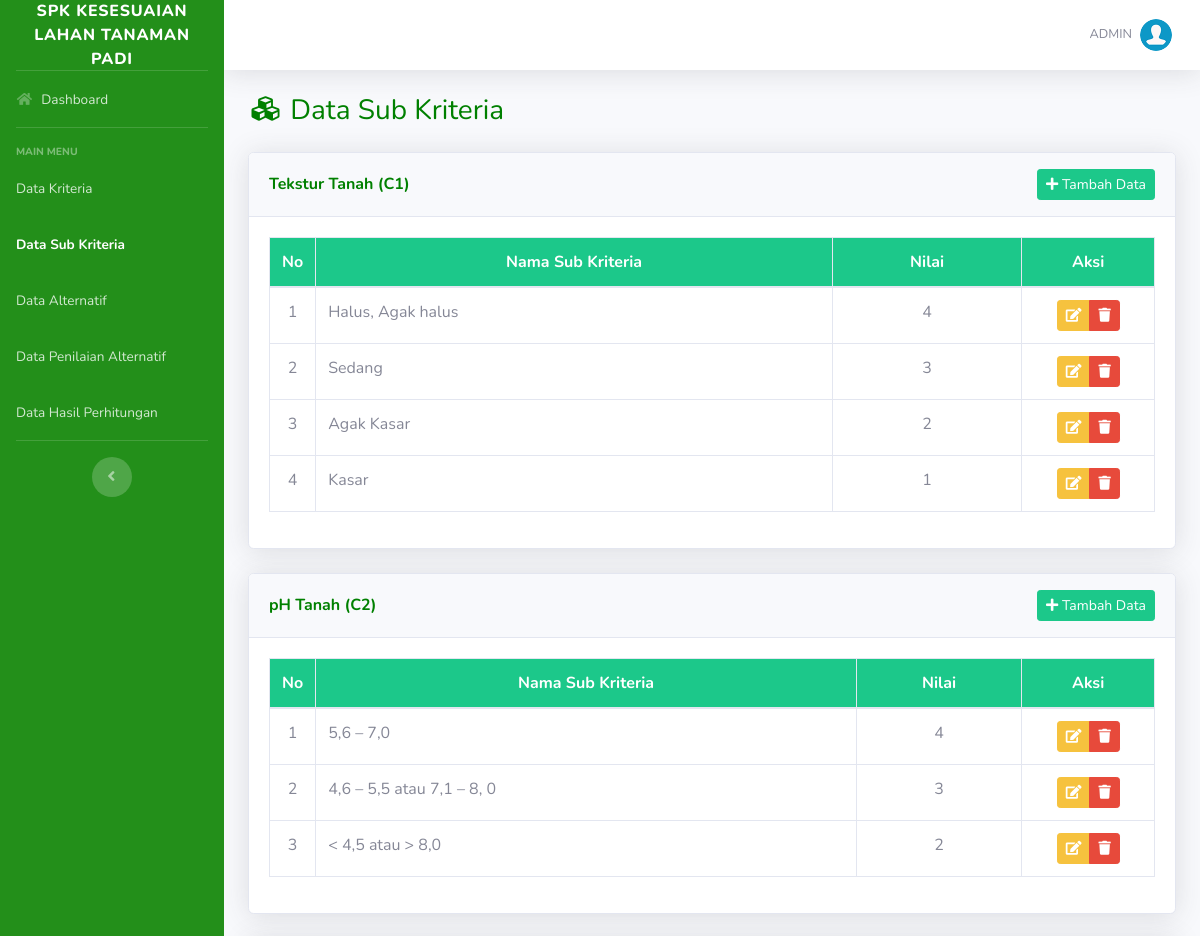
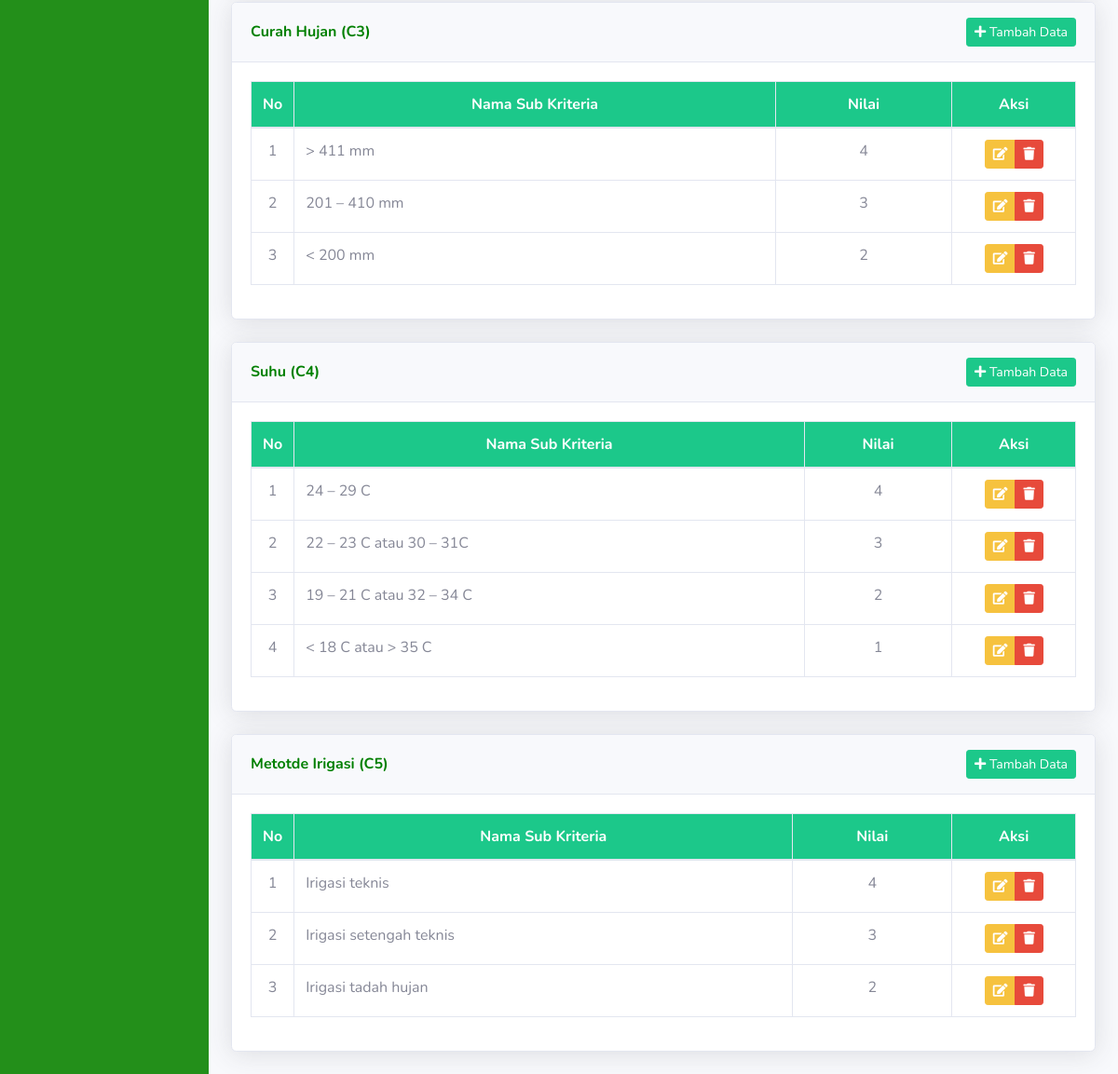
Page /list-sub-kriteria.php (signed in) on the committed database (2 pictures, top to bottom).
### tables this page shows
CREATE TABLE `kriteria` (
  `id_kriteria` int(11) NOT NULL,
  `kode_kriteria` varchar(10) NOT NULL,
  `nama` varchar(50) NOT NULL,
  `type` enum('Benefit','Cost') NOT NULL,
  `bobot` varchar(50) DEFAULT NULL,
  `ada_pilihan` tinyint(1) DEFAULT NULL
);

CREATE TABLE `sub_kriteria` (
  `id_sub_kriteria` int(11) NOT NULL,
  `id_kriteria` int(11) NOT NULL,
  `nama` varchar(50) NOT NULL,
  `nilai` varchar(50) NOT NULL
);

### list-sub-kriteria.php (the view, shortened to what this page needs)
<?php
require_once('includes/init.php');
require_once('template/header.php');
?>
<div class="d-sm-flex align-items-center justify-content-between mb-4">
    <h1 class="h3 mb-0 green-icon"><i class="fas fa-fw fa-cubes"></i> Data Sub Kriteria</h1>
</div>
<?php
$query = mysqli_query($koneksi,"SELECT * FROM kriteria WHERE ada_pilihan='1' ORDER BY kode_kriteria ASC");
$cek = mysqli_num_rows($query);
if($cek <= 0) {
?>
<div class="card shadow mb-4">
    <div class="card-header py-3">
        <h6 class="m-0 font-weight-bold green-icon">Daftar Data Sub Kriteria</h6>
    </div>
    <div class="card-body">
		<div class="alert alert-info">
			Cara penilaian pada kriteria berjenis input langsung semua.
		</div>
	</div>
</div>
<?php
}else{
	while($data = mysqli_fetch_array($query)){
?>
<div class="card shadow mb-4">
    <div class="card-header py-3">
        <div class="d-sm-flex align-items-center justify-content-between">
			<h6 class="m-0 font-weight-bold green-icon"><?= $data['nama']." (".$data['kode_kriteria'].")" ?></h6>
			<a href="#tambah<?= $data['id_kriteria']; ?>" data-toggle="modal" class="btn btn-sm btn-success"> <i class="fa fa-plus"></i> Tambah Data </a>
		</div>
    </div>
    <div class="card-body">
		<div class="table-responsive">
			<table class="table table-bordered" width="100%" cellspacing="0">
				<thead class="bg-success text-white">
					<tr align="center">
						<th width="5%">No</th>
						<th>Nama Sub Kriteria</th>
						<th>Nilai</th>
						<th width="15%">Aksi</th>
					</tr>
				</thead>
				<tbody>
					<?php
						$no=1;
						$id_kriteria = $data['id_kriteria'];
						$q = mysqli_query($koneksi,"SELECT * FROM sub_kriteria WHERE id_kriteria = '$id_kriteria' ORDER BY nilai DESC");
						while($d = mysqli_fetch_array($q)){
					?>
					<tr align="center">
						<td><?=$no ?></td>
						<td align="left"><?= $d['nama'] ?></td>
						<td><?= $d['nilai'] ?></td>
						<td>
							<div class="btn-group" role="group">
								<a data-toggle="modal" title="Edit Data" href="#editsk<?= $d['id_sub_kriteria'] ?>" class="btn btn-warning btn-sm"><i class="fa fa-edit"></i></a>
								<a  data-toggle="tooltip" data-placement="bottom" title="Hapus Data" href="hapus-sub-kriteria.php?id=<?php echo $d['id_sub_kriteria']; ?>" onclick="return confirm ('Apakah anda yakin untuk meghapus data ini')" class="btn btn-danger btn-sm"><i class="fa fa-trash"></i></a>
							</div>
						</td>
					</tr>
                <?php
					$no++;
					}
				?>
				</tbody>
			</table>
		</div>
	</div>
</div>
<?php
}
}
require_once('template/footer.php');
?>

### template/header.php (style rules this page uses)
.green-icon { color: green; }

### rows in the picture
kriteria: nama "Tekstur Tanah", kode_kriteria "C1"
sub_kriteria: nama "Halus, Agak halus", nilai "4"
sub_kriteria: nama "Sedang", nilai "3"
sub_kriteria: nama "Agak Kasar", nilai "2"
sub_kriteria: nama "Kasar", nilai "1"
kriteria: nama "pH Tanah", kode_kriteria "C2"
sub_kriteria: nama "5,6 – 7,0", nilai "4"
sub_kriteria: nama "4,6 – 5,5 atau 7,1 – 8, 0", nilai "3"
sub_kriteria: nama "< 4,5 atau > 8,0", nilai "2"
kriteria: nama "Curah Hujan", kode_kriteria "C3"
sub_kriteria: nama "> 411 mm", nilai "4"
sub_kriteria: nama "201 – 410 mm", nilai "3"
sub_kriteria: nama "< 200 mm", nilai "2"
kriteria: nama "Suhu", kode_kriteria "C4"
sub_kriteria: nama "24 – 29 C", nilai "4"
sub_kriteria: nama "22 – 23 C atau 30 – 31C", nilai "3"
sub_kriteria: nama "19 – 21 C atau 32 – 34 C", nilai "2"
sub_kriteria: nama "< 18 C atau > 35 C", nilai "1"
kriteria: nama "Metotde Irigasi", kode_kriteria "C5"
sub_kriteria: nama "Irigasi teknis", nilai "4"
sub_kriteria: nama "Irigasi setengah teknis", nilai "3"
sub_kriteria: nama "Irigasi tadah hujan", nilai "2"

### other values in the picture
$_SESSION['username'] "ADMIN"
